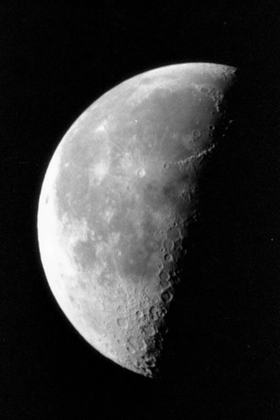
%> input picture imagens/moon.tif, 280 x 420 px, shrunk from 358 x 537 before the run
$ octave autoescala.m   (GNU Octave 9; MATLAB toolbox functions it lacks are replaced by stand-ins)
%> lines starting %> are read from the running program, lines starting %| are printed output that depends on the picture
################################################
#redistribui os niveis de cinza de uma imagem, #
#bom para imagens com histograma concentrado.  #
################################################

close all # fechar todas as janelas
clear # limpar a memória
clc # limpa a tela da área de trabalho
A = imread('../imagens/moon.tif'); % Ler o arquivo
%> A is the input picture: size 420x280 uint8; min 0, max 255, mean 52.9
cte_brilho=50;
f_max=max(max(A)); # novidade !!!
%> f_max = 255
f_min=min(min(A)); # novidade !!!
%> f_min = 0
figure, subplot(imshow(A), imhist(A));
figure, imshow(A); # mostrar a imagem
title("Imagem Original");
figure, imhist(A);
title("Histograma da Imagem Original");
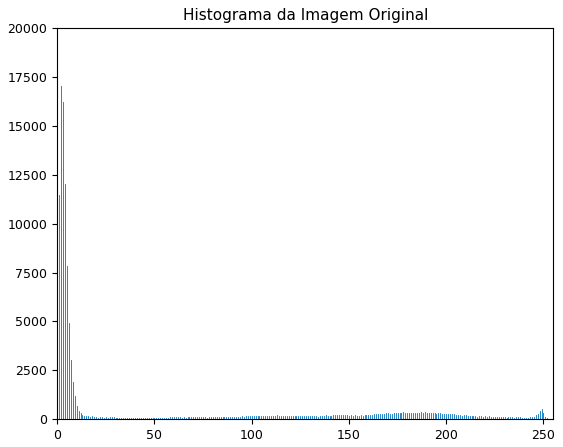
%> figure redrawn from the program's plot data; highest point at x = 2, y = 17056
[lin col]=size(A); # obtém dimensões da imagem
%> lin = 420; col = 280
for i=1:lin
    for j=1:col
        B(i,j)=(255/(f_max-f_min))*(A(i,j)-f_min); # novidade !!!
        if B(i,j)>255
            B(i,j)=255;
        else
            if B(i,j)<0
                B(i,j)=0;
            end
        end
    end
end
figure, imhist(B);
title("Histograma da imagem autoescalada");
%> figure, not shown here; highest point at x = 2, y = 17056
figure, imshow(B);
title("Imagem autoescalada");
